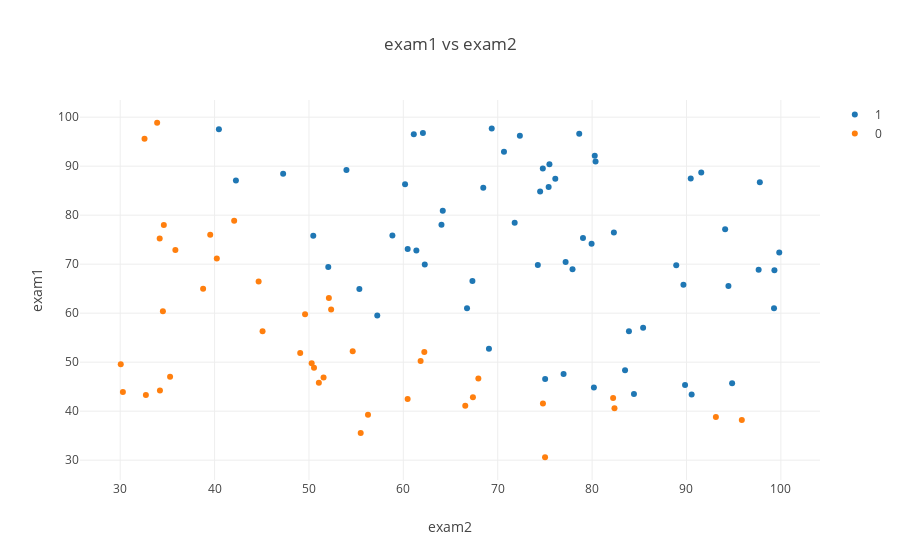

Notebook code cell kept with this figure:
### Code cell
results = [1 , 0]
fig = {
    'data': [
        {
            'x': data.loc[(data['result']==result), 'exam1'] ,
            'y': data.loc[(data['result']==result),'exam2'],
            'name': result, 'mode': 'markers',
        } for result in results
    ],
    'layout': {
        'title': 'exam1 vs exam2',
        'xaxis': {'title': 'exam2'},
        'yaxis': {'title': "exam1"}
    }
}
py.offline.iplot(fig)
